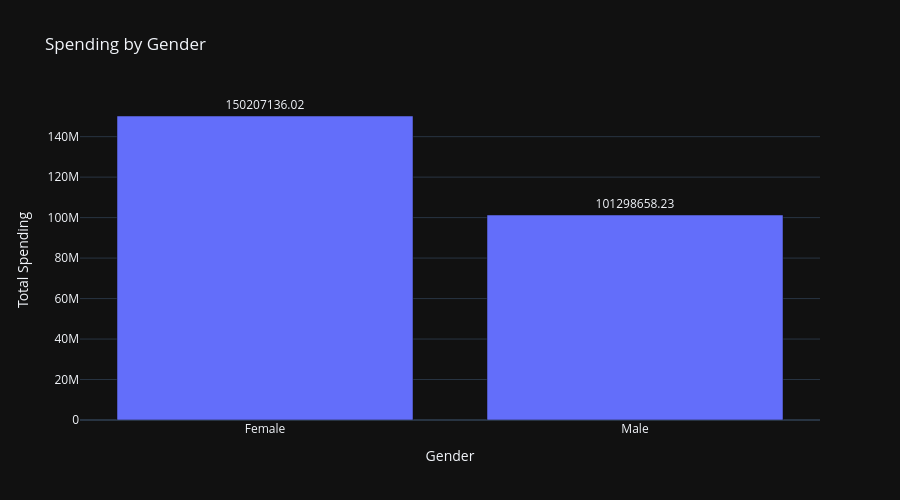

Write notebook code for a chart like this one.
### Code cell
fig = go.Figure(
    data=[
        go.Bar(
            x = total_revenue_gender["gender"],
            y = total_revenue_gender["total_revenue"],
            text= total_revenue_gender["total_revenue"],
            textposition="outside"
        )
    ]
)

fig.update_layout(
    title="Spending by Gender",
    xaxis_title="Gender",
    yaxis_title="Total Spending",
    template="plotly_dark",
    height = 500
)

fig.show()

### Figure 1 — Plotly figure (JSON) as saved in the notebook; plotly's stock layout.template omitted (floating-point values rounded to 4 significant figures)
{"data": [{"text": [150200000.0, 101300000.0], "textposition": "outside", "type": "bar", "x": ["Female", "Male"], "y": [150200000.0, 101300000.0]}], "layout": {"height": 500, "title": {"text": "Spending by Gender"}, "xaxis": {"title": {"text": "Gender"}}, "yaxis": {"title": {"text": "Total Spending"}}}}
